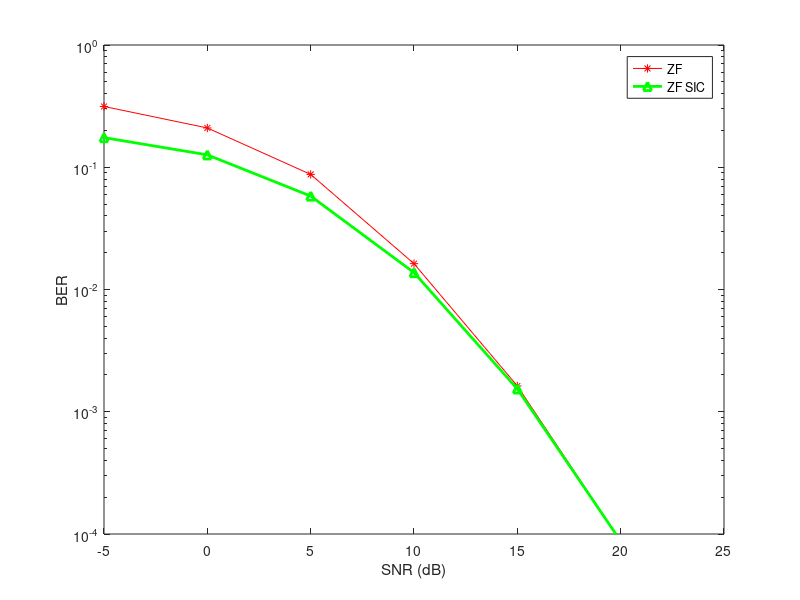

Here is the MATLAB script that generated this plot:
%% Samaa Hany Seif Elyazal
%% Wireless Communication, Intake 42
%% Transmit Diversty without CSI (Alamouti)
%%%%%%%%%%%%%%%%%%%%%%%%%%%%%%%%%%%%%%%%%%%%%%%%%%%%%%%%
%% Spatial Multiplexing QPSk
%% Intialization
clc;
clear ;
close all;
%% Intialization
SNRV=-5:5:25;
N=6;
M=4;
Nb=2; % no of Bits Per QPSK SymbolNs=2; % no of QPSK Symbols
Ns=4;
NI=2000;
P=1;
x=1;
for x=1:length(SNRV)
SNR=SNRV(x);%Signal To Noise Ratio in dB 
Nerrors=0;
NerrorsSIC=0;
Nerrorsmmse=0;
iteration=0;
snr=10^(SNR/10);
N0=P/snr;

while Nerrors<800 && iteration<10000
%% Generate Symbols
I=randi([0 1],M,1);
Q=randi([0 1],M,1);
i=I;
q=Q;
S=((2*I-1)+1i*(2*Q-1))./sqrt(2);

%% Channel Estimation
H=(1/sqrt(2)).*(randn(N,M)+1i.*randn(N,M));
%% Noise
n=sqrt(N0/2)*(randn(N,1)+1i*randn(N,1));
%% Received Signal
y=H*S*sqrt(P/M)+n;
%% GZF Detector
Gzf=pinv(H);
%% ZF Decoding
S_hat=Gzf*y;
I_real=real(S_hat)>0;
Q_imag=imag(S_hat)>0;
Nerrors=Nerrors+sum(I_real~=I)+sum(Q_imag~=Q);
%% ZF SIC Deccoding
while length(i)~=M/2
norm_G=abs(Gzf).^2;
D=sum(norm_G,2);
index=find(D==min(D));
y=y-H(:,index)*S_hat(index,:)*sqrt(P/M);
Gzf(index,:)=[];
R=Gzf*y;
I_real=real(R)>0;
Q_imag=imag(R)>0;
i(index)=[];
q(index)=[];
end
NerrorsSIC=NerrorsSIC+sum(I_real~=i)+sum(Q_imag~=q);
iteration=iteration+1;
end
SNRV(x)
Nerrors
NerrorsSIC
iteration
berzf(x)=Nerrors/(Nb*Ns*iteration);
berzfSIC(x)=NerrorsSIC/(Nb*Ns*iteration);
end
%% Plotting
semilogy(SNRV,berzf,'r-*',SNRV,berzfSIC,'g-^','linewidth',2);
legend('ZF','ZF SIC');
xlabel('SNR (dB)');
ylabel('BER')
%dhat=(log(BER_AL22(end))-log(BER_AL22(end-1)))/(-log(snrv(end))+log(snrv(end-1)))
axis([min(SNRV), max(SNRV), 1e-4,1])